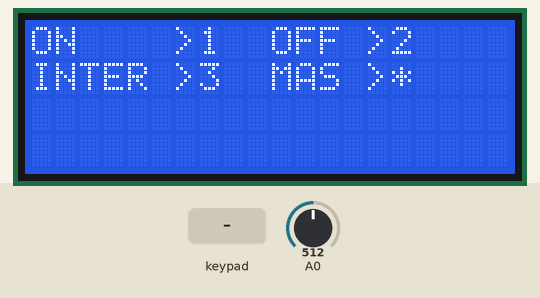
Simulated run of this sketch. Board: Arduino Uno, built with avr-gcc and run on an emulated ATmega328P. Shown: 20×4 character LCD. The test bench sets the inputs (shaded band); at power-on: A0 = 512. What the sketch prints to the serial monitor is not drawn.

Above: at 5.2 s.
5.3 s: key '*' pressed
At 6.5 s:
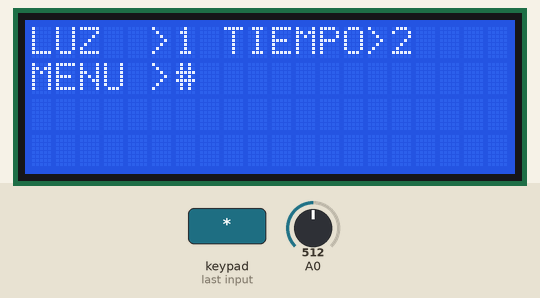
6.8 s: keypad keys 0 1 2 3 A pressed 0.4 s apart
At 9.9 s:
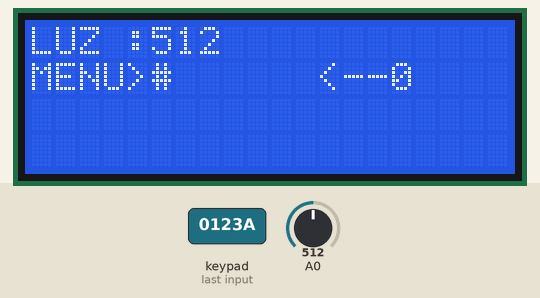
10.3 s: key 'B' pressed
At 10.56 s:
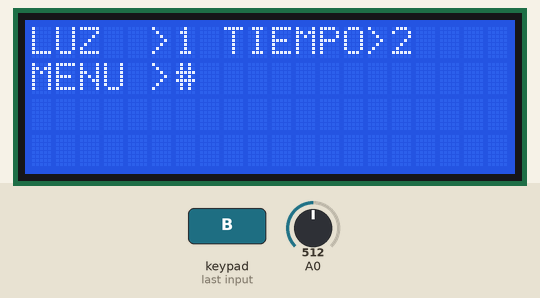
11.9 s: A0 set to 716
At 12.4 s:
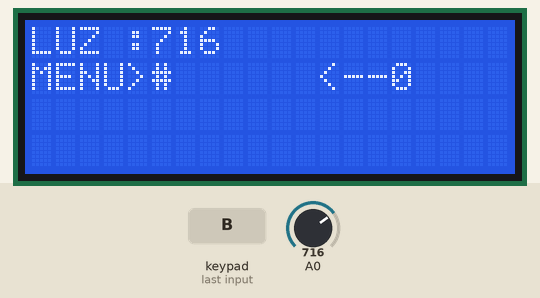
14.9 s: keypad keys 0 1 2 3 D pressed 0.4 s apart
At 15.18 s:
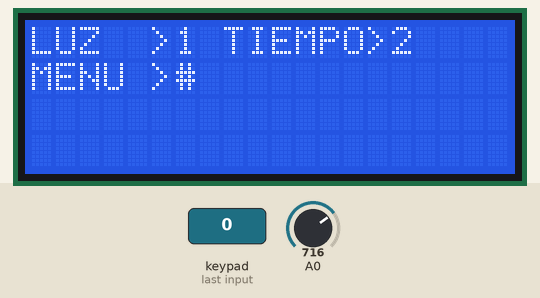
19.9 s: A0 set to 900
At 21.2 s:
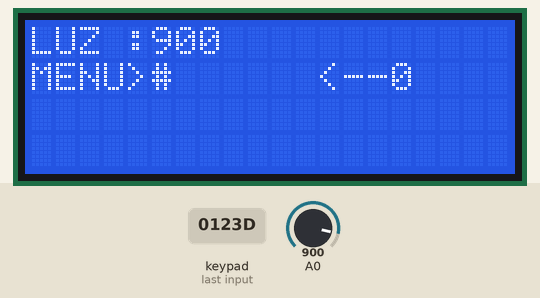
Timing chart, 0 to 22.9 s (numbered marks = the images above; inputs shaded):
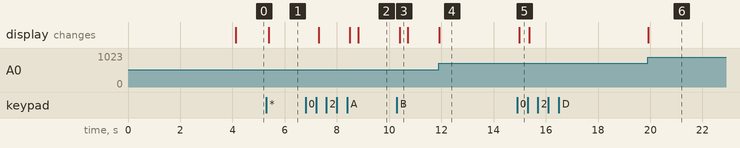

The sketch:

ScreenMenu20x4andKeyboard4x4.ino
```cpp
#include <Wire.h>
#include <Keypad_I2C.h>
#include <Keypad.h>

#include <LiquidCrystal_I2C.h>

char key;
int  menu = 1;

const byte ROWS = 4;
const byte COLS = 4;

char keys[ROWS][COLS] = {
  {'1', '2', '3', 'A'},
  {'4', '5', '6', 'B'},
  {'7', '8', '9', 'C'},
  {'*', '0', '#', 'D'}
};

byte rowPins[ROWS] = {0, 1, 2, 3};
byte colPins[COLS] = {4, 5, 6, 7};

int i2caddress = 0x20;

Keypad_I2C kpd = Keypad_I2C( makeKeymap(keys), rowPins, colPins, ROWS, COLS, i2caddress );

LiquidCrystal_I2C lcd(0x27, 20, 4);

void setup () {
  Serial.begin(9600);

  kpd.begin();

  lcd.init();
  lcd.backlight();
  intro_0();
}

void loop() {
  key = kpd.getKey() ;
  if (key) {
    Serial.println(key);
  }
  if (key != 0) {
    lcd.clear();
  }
  if (menu == 4) {
    menu_4();
    accion_4();
  }
  if (menu == 3) {
    menu_3();
    accion_3();
  }
  if (menu == 2 || key == 'B') {
    menu_2();
    accion_2();
  }
  if (menu == 1 || key == 'A') {
    menu_1();
    accion_1();
  }

}


void intro_0() {
  lcd.clear();
  lcd.setCursor(5, 0);
  lcd.print("BIENVENIDO ");
  lcd.setCursor(7, 1);
  lcd.print("A TU");
  lcd.setCursor(3, 2);
  lcd.print("INVERNADERO =)");
  delay(4000);
  lcd.clear();
}


void menu_1() {
  lcd.setCursor(0, 0);
  lcd.print("ON    >1  ");
  lcd.setCursor(10, 0);
  lcd.print("OFF >2");
  lcd.setCursor(0, 1);
  lcd.print("INTER >3  ");
  lcd.setCursor(10, 1);
  lcd.print("MAS >*");
}
void accion_1() {
  if (key == '1') digitalWrite(12, HIGH);
  if (key == '2') digitalWrite(12, LOW);
  if (key == '3') intermitente();
  if (key == '*') menu = 2;
}


void menu_2() {
  lcd.setCursor(0, 0);
  lcd.print("LUZ  >1   ");
  lcd.setCursor(8, 0);
  lcd.print("TIEMPO>2");
  lcd.setCursor(0, 1);
  lcd.print("MENU >#          ");
}
void accion_2() {
  if (key == '1') menu = 3;
  if (key == '2') menu = 4;
  if (key == '#') menu = 1;
}


void menu_3() {
  lcd.setCursor(0, 0);
  lcd.print("LUZ :           ");
  lcd.setCursor(5, 0);
  lcd.print(analogRead(A0));
  lcd.setCursor(0, 1);
  lcd.print("MENU>#      <--0");
}
void accion_3() {
  if (key == '#') menu = 1;
  if (key == '0') menu = 2;
}


void menu_4() {
  unsigned long tiempo1 = (millis() / 1000);
  lcd.setCursor(0, 0);
  lcd.print("TIEMPO:            ");
  lcd.setCursor(8, 0);
  lcd.print(tiempo1);
  lcd.setCursor(0, 1);
  lcd.print("MENU>#      <--0");
}
void accion_4() {
  if (key == '#') menu = 1;
  if (key == '0') menu = 2;
}

void intermitente() {
  digitalWrite(12, HIGH);
  delay(300);
  digitalWrite(12, LOW);
  delay(300);
  digitalWrite(12, HIGH);
  delay(300);
  digitalWrite(12, LOW);
  delay(300);
}
```

Measured:
- after the input at 5.3 s, the display: changes after 0.10 s (image 1)
- after the input at 6.8 s, the display: changes after 0.50 s (image 2)
- after the input at 10.3 s, the display: changes after 0.10 s (image 3)
- after the input at 11.9 s, the display: changes at once (image 4)
- after the input at 14.9 s, the display: changes after 0.09 s (image 5)
- after the input at 19.9 s, the display: changes at once (image 6)
